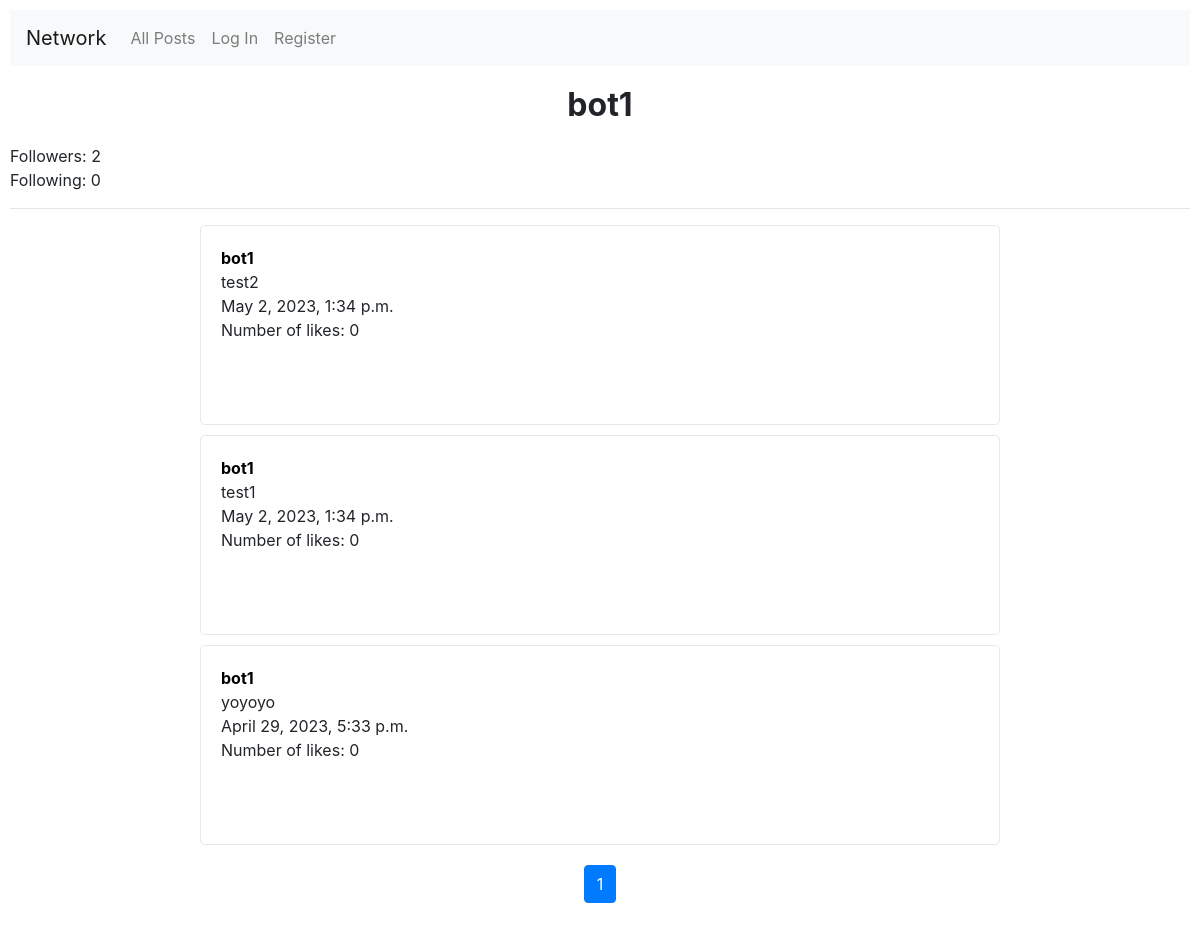
/profile/3, run on an earlier commit of the app's database.
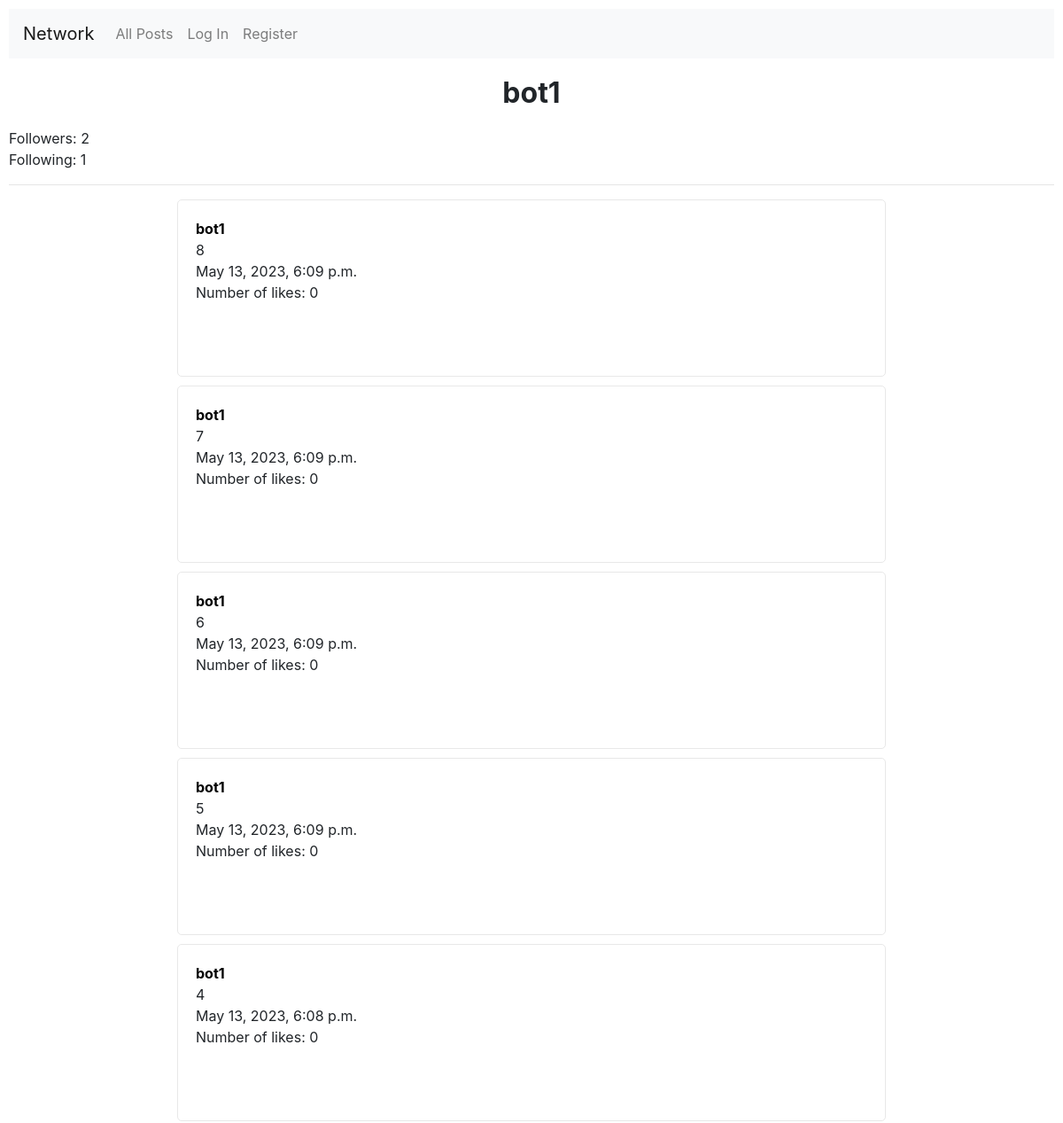
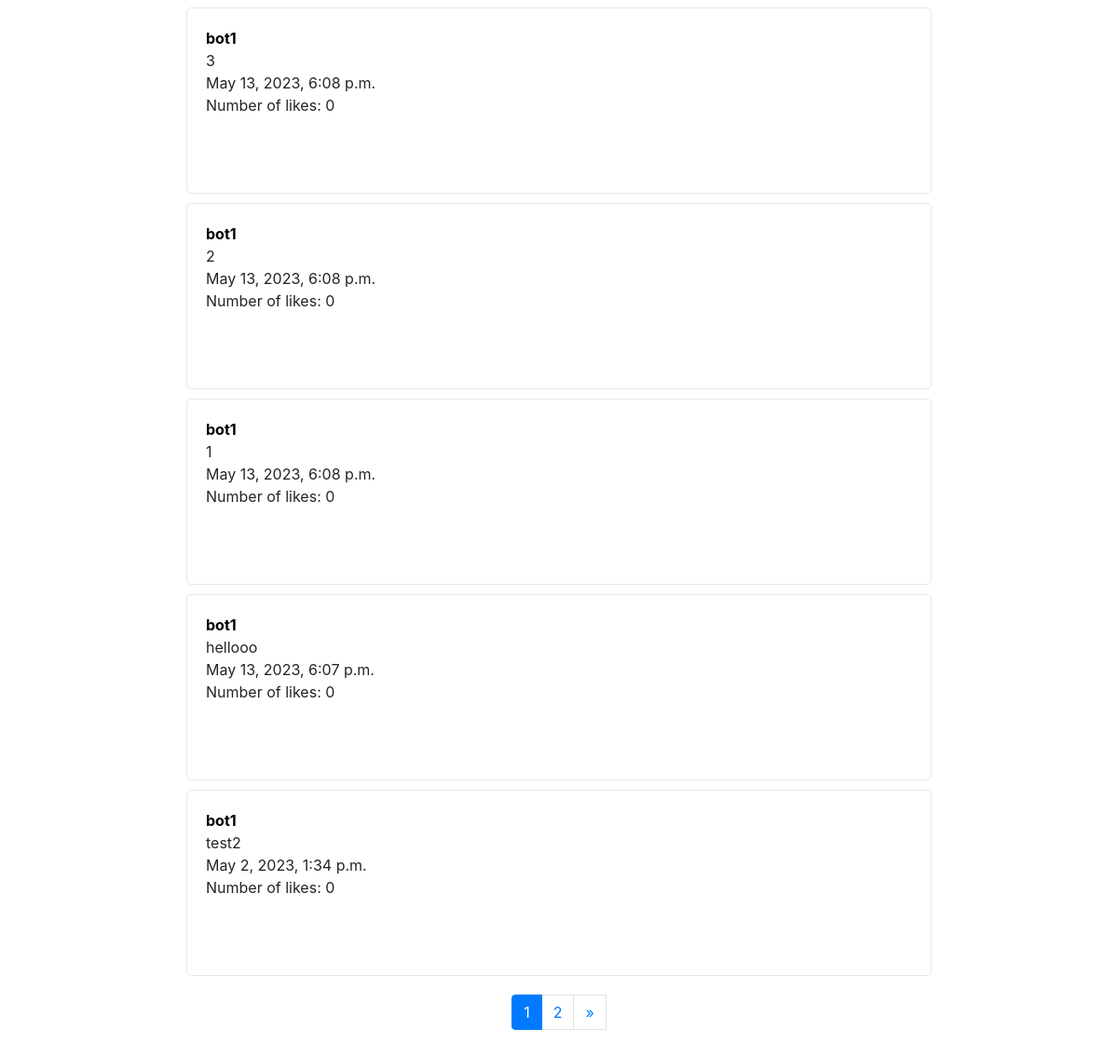
And on a later commit of the database (2 pictures, top to bottom).
### network/models.py (models this page shows, shortened)
class User(AbstractUser):
    pass

class Post(models.Model):
    user = models.ForeignKey(User, on_delete=models.CASCADE, blank=True, null=True, related_name="post_user")
    content = models.CharField(max_length=280)
    number_of_likes = models.IntegerField(default=0)
    time = models.DateTimeField(auto_now_add=True)

### network/views.py (the view)
# urls.py: path("profile/<int:profile_id>", views.profile, name="profile"),
def profile(request, profile_id):
        all_user_posts = Post.objects.filter(user=profile_id).order_by("-time")
        number_of_posts = len(all_user_posts)
        user = None
        likes = None
        liked_post_ids = []
        if request.user.id is not None:
            user = User.objects.get(id=request.user.id)
            likes = Like.objects.filter(user=user)
            for like in likes:
                liked_post_ids.append(like.post.id)
        profile = User.objects.get(id=profile_id)
        followers = Follow.objects.filter(following=profile_id)
        follower_list = []
        for follower in followers:
            follower_list.append(follower.user)
        if user in follower_list:
            is_following = True
        else:
            is_following = False
        following = Follow.objects.filter(user=profile_id)
        page_obj = get_page_objects(request, all_user_posts)
        return render(request, "network/profile.html", {
            "user": user,
            "liked_post_ids": liked_post_ids,
            "profile": profile,
            "is_following": is_following,
            "followers_count": len(followers),
            "following_count": len(following),
            "page_obj": page_obj,
            "number_of_posts": number_of_posts
        })

### network/utils.py (called while the page is built)
def get_page_objects(request, posts):
    paginator = Paginator(posts, 10)
    page_number = request.GET.get("page")
    page_obj = paginator.get_page(page_number)
    return page_obj

### network/templates/network/profile.html (shortened to what this page needs)
{% extends "network/layout.html" %}
{% block body %}
    <h2>{{ profile.username }}</h2>
    <div>
        Followers: {{ followers_count }}
    </div>
    <div>
        Following: {{ following_count }}
    </div>
    <hr>
    {% include "network/posts.html" %}
{% endblock %}

### network/templates/network/layout.html (shortened to what this page needs)
{% load static %}
<!DOCTYPE html>
<html lang="en">
    <head>
        <link rel="stylesheet" href="https://stackpath.bootstrapcdn.com/bootstrap/4.4.1/css/bootstrap.min.css">
        <link href="{% static 'network/styles.css' %}" rel="stylesheet">
        <link rel="stylesheet" href="https://cdnjs.cloudflare.com/ajax/libs/font-awesome/4.7.0/css/font-awesome.min.css">
    </head>
    <body>
        <nav class="navbar navbar-expand-lg navbar-light bg-light">
            <a class="navbar-brand" href="{% url 'index' %}">Network</a>
            <div>
              <ul class="navbar-nav mr-auto">
                <li class="nav-item">
                  <a class="nav-link" href="{% url 'index' %}">All Posts</a>
                </li>
                {% if user.is_authenticated %}
                    <li class="nav-item">
                        <a class="nav-link" href="{% url 'follow' %}">Following</a>
                    </li>
                    <li class="nav-item">
                        <a class="nav-link" href="{% url 'logout' %}">Log Out</a>
                    </li>
                {% else %}
                    <li class="nav-item">
                        <a class="nav-link" href="{% url 'login' %}">Log In</a>
                    </li>
                    <li class="nav-item">
                        <a class="nav-link" href="{% url 'register' %}">Register</a>
                    </li>
                {% endif %}
              </ul>
            </div>
          </nav>
        <div class="body">
            {% block body %}
            {% endblock %}
        </div>
    </body>
</html>

### network/templates/network/posts.html (shortened to what this page needs)
{% load static %}
{% if number_of_posts > 0 %}
    {% for post in page_obj %}
        <div class="post-panel">
            <div>
                <a class="username" href="{% url 'profile' profile_id=post.user.id %}"><strong>{{ post.user }}</strong></a>
            </div>
            <div id="content-div-{{ post.id }}-saved">
                {{ post.content }}
            </div>
            <div>
                {{ post.time }}
            </div>
            <div id="likes-div-{{ post.id }}">
                Number of likes: {{ post.number_of_likes }}
            </div>
        </div>
    {% endfor %}
{% else %}
    No active posts
{% endif %}
<div class="pagination page-navigation">
    <li class="page-item active"><a class="page-link" href="?page={{ page_obj.number }}">{{ page_obj.number }}</a></li>
    {% if page_obj.has_next %}
        <a class="page-link" href="?page={{ page_obj.next_page_number }}">{{ page_obj.next_page_number }}</a>
        <a class="page-link" href="?page={{ page_obj.paginator.num_pages }}">&raquo;</a>
    {% endif %}
</div>

### network/static/network/styles.css (style rules this page uses)
h2 { text-align: center; font-weight: bold; margin: 20px; }
body { padding: 10px; }
.post-panel { border: 1px solid #E8E8E8; border-radius: 5px; padding: 20px; margin: 0 auto; margin-bottom: 10px; width: 800px; min-height: 200px; }
.username { color: black; }
.page-navigation { display: flex; justify-content: center; margin: 20px auto; }

What changed in the data, as far as the page shows it:
no longer on this page (row unchanged): Post: user "bot1", content "test1", time "May 2, 2023, 1:34 p.m.", number_of_likes "0"
no longer on this page (row unchanged): Post: user "bot1", content "yoyoyo", time "April 29, 2023, 5:33 p.m.", number_of_likes "0"
added Post: user "bot1", content "8", time "May 13, 2023, 6:09 p.m.", number_of_likes "0"
added Post: user "bot1", content "7", time "May 13, 2023, 6:09 p.m.", number_of_likes "0"
added Post: user "bot1", content "6", time "May 13, 2023, 6:09 p.m.", number_of_likes "0"
added Post: user "bot1", content "5", time "May 13, 2023, 6:09 p.m.", number_of_likes "0"
added Post: user "bot1", content "4", time "May 13, 2023, 6:08 p.m.", number_of_likes "0"
added Post: user "bot1", content "3", time "May 13, 2023, 6:08 p.m.", number_of_likes "0"
added Post: user "bot1", content "2", time "May 13, 2023, 6:08 p.m.", number_of_likes "0"
added Post: user "bot1", content "1", time "May 13, 2023, 6:08 p.m.", number_of_likes "0"
added Post: user "bot1", content "hellooo", time "May 13, 2023, 6:07 p.m.", number_of_likes "0"
Also different on the page:
{{ following_count }}: "0" → "1"
{{ page_obj.next_page_number }}: (not shown) → "2"
